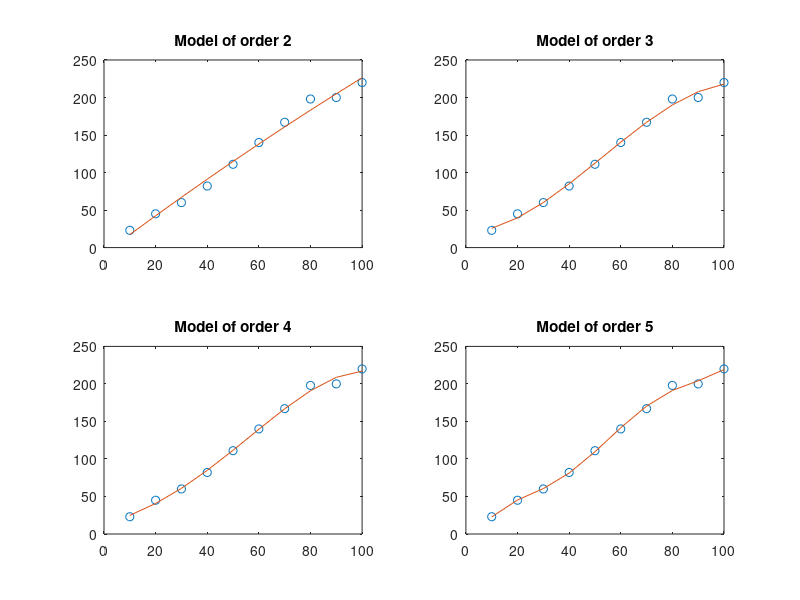

The MATLAB script that drew this image:
clear all; close all; clc;
x = [10, 20, 30, 40, 50, 60, 70, 80, 90, 100];
y = [23, 45, 60, 82, 111, 140, 167, 198, 200, 220];
%plot(x,y,'o');

for n = 2 : 5
    p = polyfit(x,y,n);
    y_model = polyval(p,x);
    subplot(2,2,n-1);
    plot(x,y,'o',x,y_model);
    title(sprintf('Model of order %d',n));
end